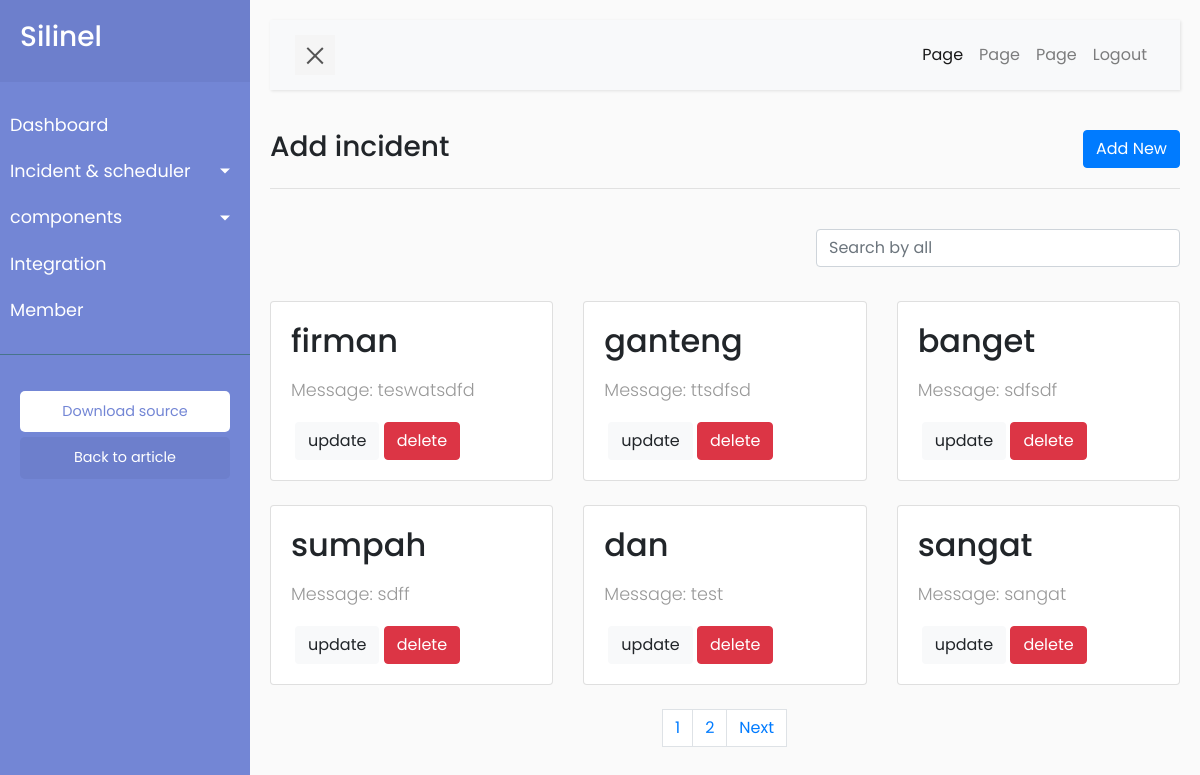
Page /dashboard/incident on the earlier database version.
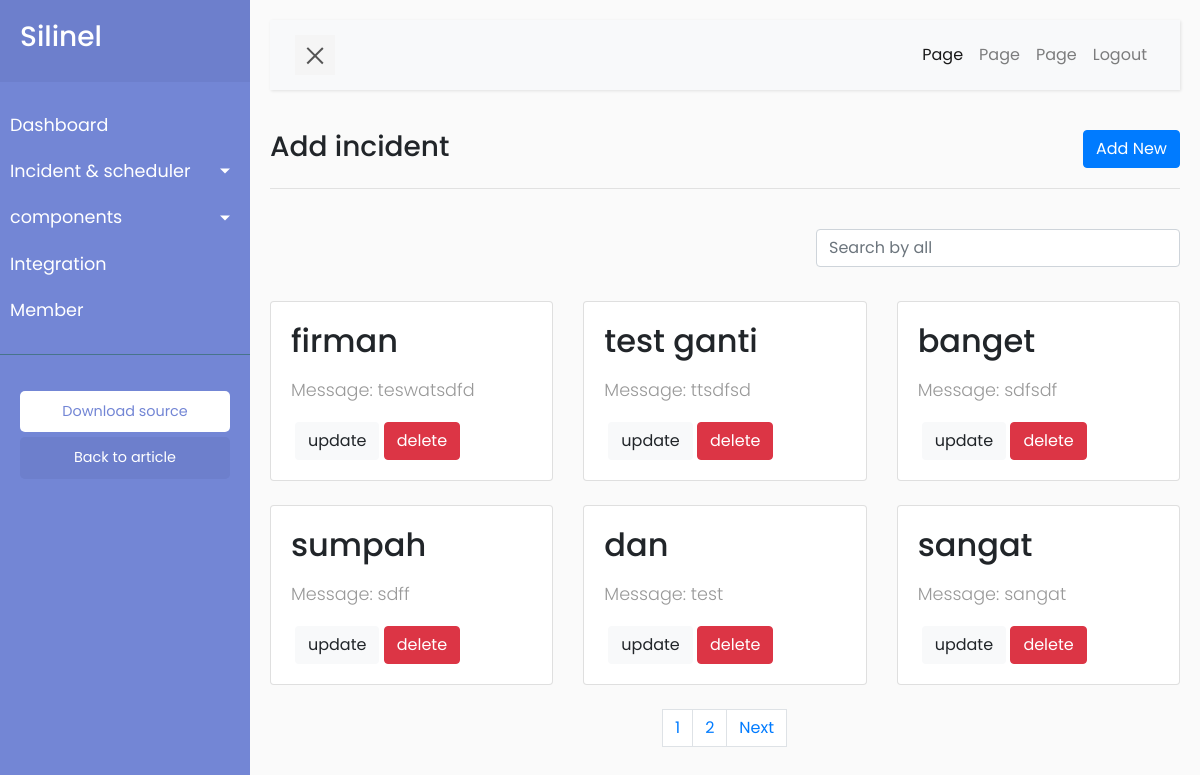
Same page on the later database version.
### silinell/models.py (models this page shows, shortened)
class incident(models.Model):
    STATUS_ACTION_CHOICES = (
        ('Identified', 'identified'),
        ('Watch', 'watch'),
        ('Fixed', 'fixed'),
        ('Investigating', 'investigating'),
    )
    STATUS_UPTIME_CHOICES = (
        ('Down', 'Down'),
        ('Up', 'up'),
    )
    STATUS_STICKED_CHOICES = (
        ('Stikced', 'Stikced'),
        ('Un Stikced', 'Un Stikced'),
    )
    status_action = models.CharField(max_length=40, choices= STATUS_ACTION_CHOICES )
    status_website = models.CharField(max_length=40, choices= STATUS_UPTIME_CHOICES )
    stickied = models.CharField(max_length=40, choices= STATUS_STICKED_CHOICES, default="Stikced" )
    website_name = models.CharField(max_length=50)
    url = models.CharField(max_length=30, blank=True)
    message  = models.TextField(max_length=300, blank=True)
    date_occur = models.DateTimeField(default=datetime.now, blank=True)

### silinell/views.py (the view, shortened to what this page needs)
# urls.py: path('dashboard/incident', views.dashboardAddwebsite.as_view(), name='incident_url'),
class dashboardAddwebsite(View):
    form_class = Formaddwebsbite
    initial = {'key': 'value'}
    template_name = 'dashboard/incident/add-incident.html'
    def get(self, request, *args, **kwargs):
        form = self.form_class(initial=self.initial)
        web_list = incident.objects.all().order_by('id')
        return render(request, self.template_name, {'form': form,'weblist_param': web_list})

### silinell/forms.py
class Formaddwebsbite(forms.ModelForm):
    STATUS_ACTION_CHOICES = (
        ('Identified', 'identified'),
        ('Watch', 'watch'),
        ('Fixed', 'fixed'),
        ('Investigating', 'investigating'),
    )
    status_action = forms.ChoiceField(
            choices=STATUS_ACTION_CHOICES,
            initial=0,
           widget=forms.RadioSelect(
           ))
    class Meta:
        model = incident
        fields = ('website_name','status_action','status_website','stickied','url','message')
        widget = {
        }

### silinell/templates/dashboard/incident/add-incident.html (shortened to what this page needs)
{% extends "dashboard/dashboard-base.html" %}
{% block content  %}
<div class="row">
<div class="col-md-6"><h3>Add incident</h3>
</div>
<div class="col-md-6">
<button type="button" style="float:right" class="btn btn-primary" data-toggle="modal" data-target="#exampleModal" data-backdrop="false">
   Add New
</button></div>
</div>
<hr>
{% load static %}
{% load crispy_forms_tags %}
<br>
<input type="text" style="float:right;width:40%" class="form-control" id="searchaddwebsite" placeholder="Search by all">
<br>
<div class="thecontainer">
{% include "dashboard/incident/add-incident-component.html" %}
</div>
{% endblock %}

### silinell/templates/dashboard/incident/add-incident-component.html (shortened to what this page needs)
{% load static %}
<br>
<div style="height:100%">
<div class= "row" >
{% for web in weblist_param %}
<div class ="col-md-4">
<div class="card line-content mt-4" >
  <div class="card-body">
     <h2>
         {{web.website_name}}
        </h2>
      <p>Message:&nbsp;{{web.message}}</p>
      <a class="btn bg-light ml-1" href="{% url 'incident_url_update' pk=web.id %}">update</a>
      <a class="btn btn-danger confirm-delete" href="{% url 'incident_url_del' pk=web.id %}">delete</a>
</div>
</div>
</div>
{% endfor %}
</div>
</div>
<br>
<center>
<nav aria-label="Page navigation example">
<ul  class="pagination justify-content-center"id="pagin">
</ul>
</nav>
</center>

Differences in the rows shown:
changed incident "ttsdfsd": website_name "ganteng" → "test ganti"
